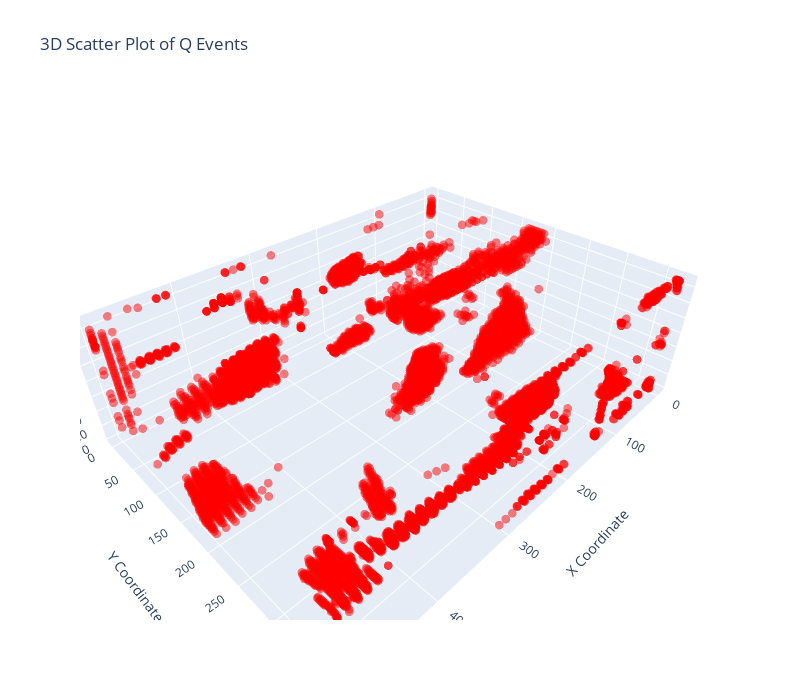

Notebook code cell kept with this figure:
### Code cell
# Timestep of the Q-event to plot 
num_timestep = 4
# The Q-event
Q_event = Q_event_frames[num_timestep][1]
# Plot
plot_Q_events_3d(Q_event)

### Figure 1 — Plotly figure (JSON) as saved in the notebook; plotly's stock layout.template omitted (floating-point values rounded to 4 significant figures; data arrays with more than 128 entries replaced by an {"elided": "..."} marker saying what was removed)
{"data": [{"marker": {"color": "red", "opacity": 0.5, "size": 3}, "mode": "markers", "name": "Q=True", "scene": "scene", "type": "scatter3d", "x": {"elided": "8938 float values"}, "y": {"elided": "8938 float values"}, "z": {"elided": "8938 float values"}}], "layout": {"height": 700, "legend": {"title": {"text": "Legend"}}, "scene": {"aspectmode": "auto", "aspectratio": {"x": 1.646, "y": 1.231, "z": 0.4933}, "domain": {"x": [0, 1], "y": [0, 1]}, "xaxis": {"title": {"text": "X Coordinate"}, "type": "linear"}, "yaxis": {"title": {"text": "Y Coordinate"}, "type": "linear"}, "zaxis": {"title": {"text": "Z Coordinate"}, "type": "linear"}}, "title": {"text": "3D Scatter Plot of Q Events"}, "width": 800}}
